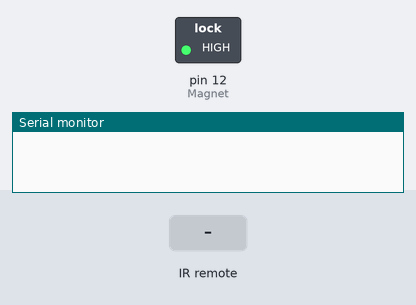
This sketch was run on a simulated Arduino Uno, built with avr-gcc and run on an emulated ATmega328P. Shown: switched loads named in the sketch (green lamp = pin HIGH), the last lines printed to the serial monitor. The test bench sets the inputs (shaded band).

Above: at 1.2 s.
1.3 s: infrared code 0x162E received
At 1.9 s:
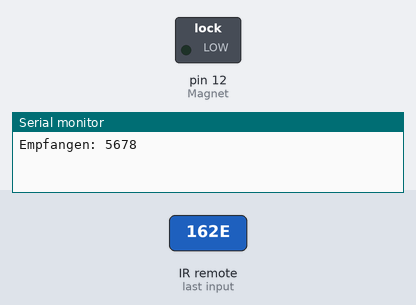
2.8 s: infrared code 0x4D2 received
At 4.2 s:
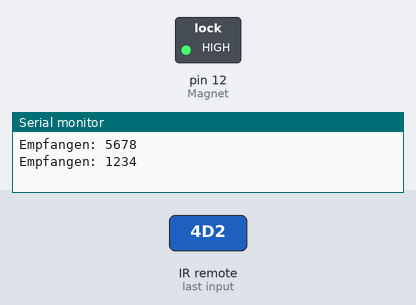
Timing chart, 0 to 5.8 s (numbered marks = the images above; inputs shaded):
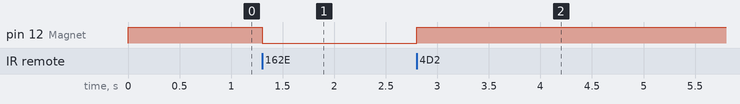

Measured:
- after the input at 1.3 s, pin 12 (Magnet): HIGH → LOW at once
- after the input at 2.8 s, pin 12 (Magnet): LOW → HIGH at once

The sketch:

Empf_nger2.ino
```cpp
/*
  Empfänger
  RailMail Semesterprojekt P3 WS 2018/19 Prototyp v.1.0
  Ein Projekt von Jonathan Mader, Sylvia Rinke und Lilly Vullhorst

  Benötigte Geräte siehe Inventarliste

    Schaltplan Arduino Nano:
   ---------------------------------------------------
               Arduino      433Mhz           Magnet
               Nano         Empfänger Modul  Modul
               Pin          Pin              Pin
   ---------------------------------------------------
               GND          GND              GND
               5V           VCC              VCC
               D2           DATA1
               D12                           SIG
*/


#include <RCSwitch.h>
int Magnet=12;

// Variablen
boolean abkoppeln = false;

RCSwitch mySwitch = RCSwitch();

void setup() // Setup
{
    Serial.begin(9600);  // Start serielle Kommunikation
    mySwitch.enableReceive(0);  // Empfänger ist an Interrupt-Pin "0" - Das ist am UNO der Pin2
    pinMode(Magnet, OUTPUT); //Der Pin mit der LED (Pin13) ist jetzt ein Ausgang.
}

void loop() // Loop
{

  if (mySwitch.available()) // Wenn ein Code Empfangen wird...
  {
  int value = mySwitch.getReceivedValue(); // Empfangene Daten werden unter der Variable "value" gespeichert.


        if (value == 0) // Wenn die Empfangenen Daten "0" sind, wird "Unbekannter Code" angezeigt.
          {
            Serial.println("Unbekannter Code");
          }

          else // Wenn der Empfangene Code brauchbar ist, wird er hier an den Serial Monitor gesendet.
          {
            Serial.print("Empfangen: ");
            Serial.println( value );
              if (value == 5678)   //Verarbeitung: Wenn der Arduino die Zahl "5678" empfängt, dann...
              {   //Programmabschnitt des IF-Befehls öffnen.
              abkoppeln = true;
              }
              if (value == 1234)
              {
              abkoppeln = false;


              }

          }
          mySwitch.resetAvailable();
        }


      //Schaltet Magneten aus
      if (abkoppeln == true){
                      digitalWrite(Magnet, LOW);
                      }
                    else {
                      digitalWrite(Magnet, HIGH);
                      }

        } // Loop schließen
```
